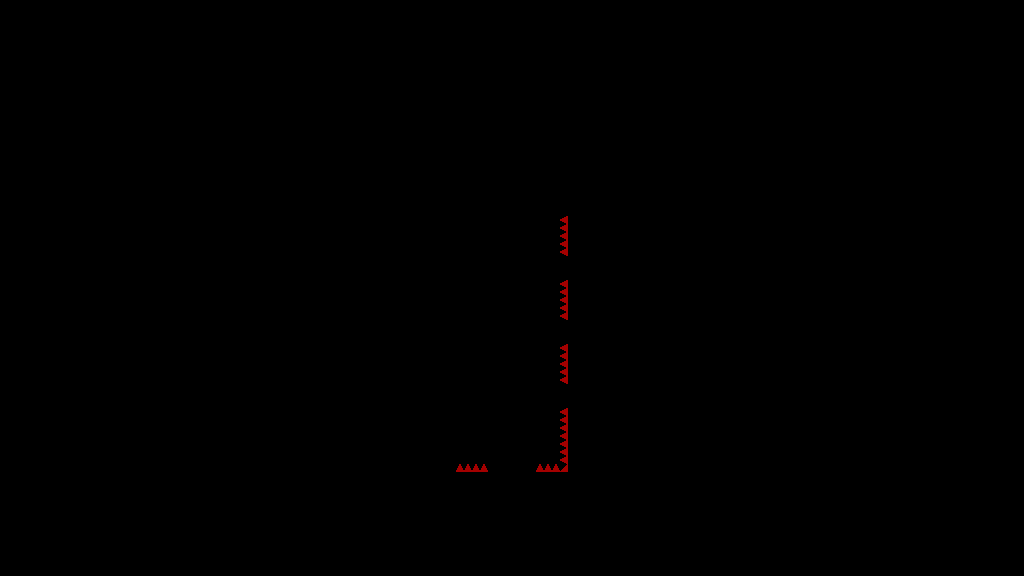

This game map was drawn from its Tiled (.tmx) file and the tilesets committed beside it. A one-line description and the trimmed map source follow:
An orthogonal 128x72 tile map with 8x8 px tiles, 1 tile layer (T_Spikes) and 58 objects.

<map version="1.4" tiledversion="1.4.3" orientation="orthogonal" renderorder="right-down" width="128" height="72" tilewidth="8" tileheight="8" infinite="0" nextlayerid="5" nextobjectid="111">
 <tileset firstgid="1" source="../../../Sprites/Tiles/DEV/flat/T_spr_nv_flat_0.tsx" />
 <layer id="1" name="T_Spikes" width="128" height="72">
  <data>[9216 cells, 30 non-empty, 2 distinct tile ids]</data>
 </layer>
 <objectgroup id="2" name="C_Solid">
  <object id="7" x="456" y="472" width="112" height="104" />
  <object id="31" x="0" y="216" width="456" height="360" />
  <object id="51" x="488" y="456" width="48" height="16" />
  <object id="52" x="568" y="216" width="456" height="40" />
  <object id="53" x="0" y="0" width="1024" height="104" />
  <object id="58" x="1096" y="200" width="456" height="32" />
  <object id="59" x="1096" y="232" width="456" height="32" />
  <object id="60" x="1096" y="264" width="456" height="32" />
  <object id="61" x="1096" y="296" width="456" height="32" />
  <object id="62" x="1096" y="328" width="456" height="32" />
  <object id="63" x="1096" y="360" width="456" height="32" />
  <object id="64" x="1096" y="392" width="456" height="32" />
  <object id="65" x="672" y="256" width="352" height="24" />
  <object id="67" x="784" y="320" width="240" height="24" />
  <object id="68" x="568" y="280" width="456" height="40" />
  <object id="69" x="896" y="384" width="128" height="24" />
  <object id="70" x="568" y="344" width="456" height="40" />
  <object id="72" x="568" y="408" width="456" height="168" />
 </objectgroup>
 <objectgroup id="3" name="C_Balls">
  <object id="33" x="600" y="192" width="8" height="8" />
 </objectgroup>
 <objectgroup id="4" name="C_Orbs">
  <object id="43" x="656" y="264" width="8" height="8" />
  <object id="73" x="640" y="264" width="8" height="8" />
  <object id="74" x="624" y="264" width="8" height="8" />
  <object id="75" x="608" y="264" width="8" height="8" />
  <object id="76" x="592" y="264" width="8" height="8" />
  <object id="77" x="576" y="264" width="8" height="8" />
  <object id="78" x="576" y="328" width="8" height="8" />
  <object id="79" x="592" y="328" width="8" height="8" />
  <object id="80" x="608" y="328" width="8" height="8" />
  <object id="81" x="624" y="328" width="8" height="8" />
  <object id="82" x="640" y="328" width="8" height="8" />
  <object id="83" x="656" y="328" width="8" height="8" />
  <object id="84" x="672" y="328" width="8" height="8" />
  <object id="85" x="688" y="328" width="8" height="8" />
  <object id="86" x="704" y="328" width="8" height="8" />
  <object id="87" x="720" y="328" width="8" height="8" />
  <object id="88" x="736" y="328" width="8" height="8" />
  <object id="89" x="752" y="328" width="8" height="8" />
  <object id="90" x="768" y="328" width="8" height="8" />
  <object id="91" x="768" y="392" width="8" height="8" />
  <object id="92" x="752" y="392" width="8" height="8" />
  <object id="93" x="736" y="392" width="8" height="8" />
  <object id="94" x="720" y="392" width="8" height="8" />
  <object id="95" x="704" y="392" width="8" height="8" />
  <object id="96" x="688" y="392" width="8" height="8" />
  <object id="97" x="672" y="392" width="8" height="8" />
  <object id="98" x="656" y="392" width="8" height="8" />
  <object id="99" x="640" y="392" width="8" height="8" />
  <object id="100" x="624" y="392" width="8" height="8" />
  <object id="101" x="608" y="392" width="8" height="8" />
  <object id="102" x="592" y="392" width="8" height="8" />
  <object id="103" x="576" y="392" width="8" height="8" />
  <object id="104" x="784" y="392" width="8" height="8" />
  <object id="105" x="800" y="392" width="8" height="8" />
  <object id="106" x="816" y="392" width="8" height="8" />
  <object id="107" x="832" y="392" width="8" height="8" />
  <object id="108" x="848" y="392" width="8" height="8" />
  <object id="109" x="880" y="392" width="8" height="8" />
  <object id="110" x="864" y="392" width="8" height="8" />
 </objectgroup>
</map>
